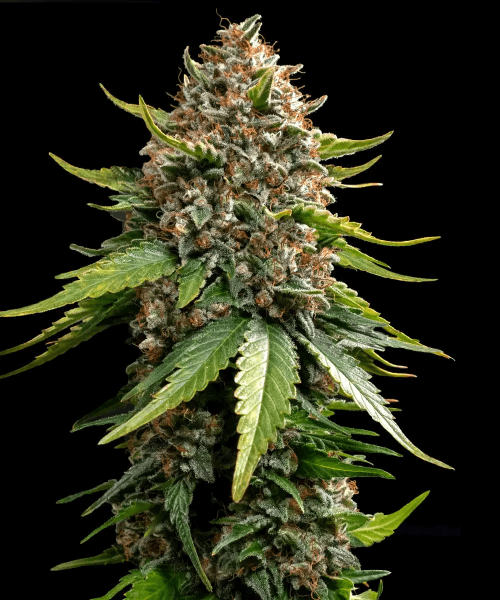
#> input picture scratch/free_white/alch_2.jpg, 1000 x 1200 px, found by its file name (shown at 1/2 size)
$ python compose_free_white.py
#> lines starting #> are read from the running program, lines starting #| are printed output that depends on the picture
import numpy as np
from PIL import Image

src_path = 'd:/cannaculture/scratch/free_white/alch_2.jpg'
img = Image.open(src_path).convert('RGB')
#> img is the input picture: PIL image 1000x1200 RGB; mean R, G, B 45.6, 47.4, 27.7
w, h = img.size
#> w = 1000; h = 1200

# Crop centered 1000x1000 square with breathing room for the tip of the cola
box = (0, 30, 1000, 1030)
cropped = img.crop(box)
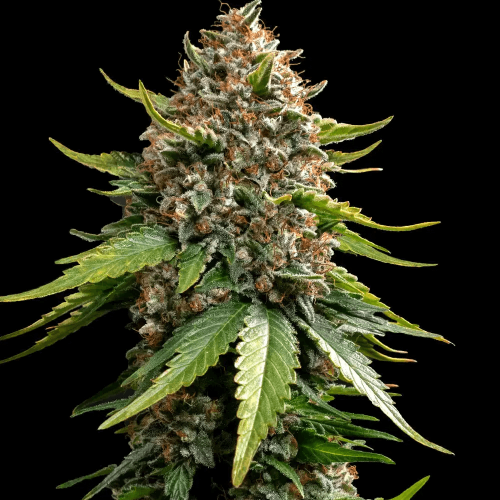
#> cropped: PIL image 1000x1000 RGB (shown at 1/2 size); mean R, G, B 48.7, 50.1, 30

# Resize to standard 800x800 px
final_800 = cropped.resize((800, 800), Image.Resampling.LANCZOS)
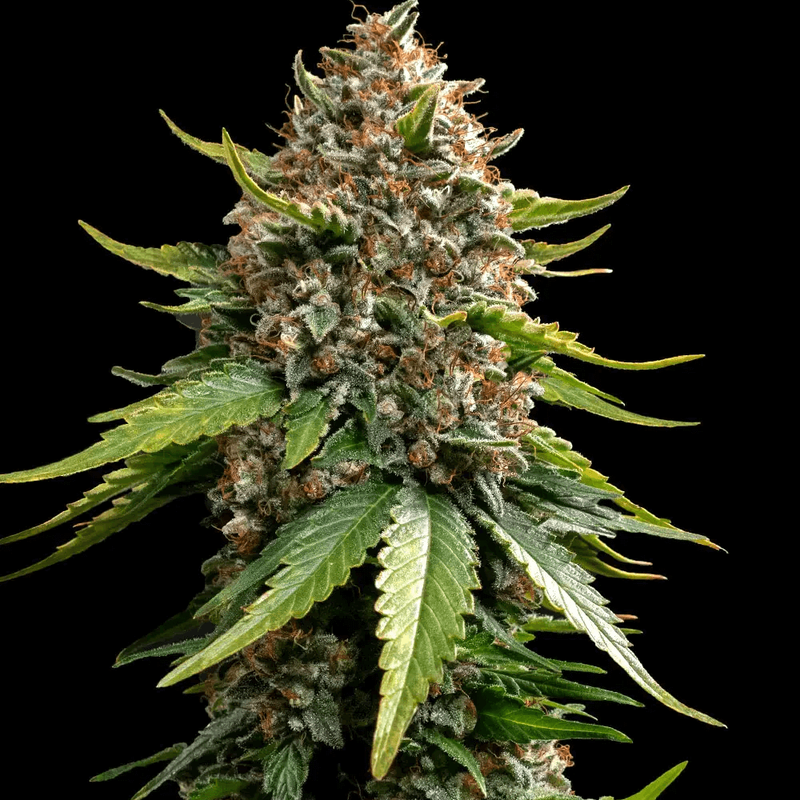
#> final_800: PIL image 800x800 RGB; mean R, G, B 48.7, 50.1, 30
arr = np.array(final_800, dtype=np.float32)

# Apply gentle 25px fade at bottom edge to perfectly melt into dark studio background
fade_len = 25
for y_idx in range(800 - fade_len, 800):
    progress = (800 - 1 - y_idx) / float(fade_len) # 1.0 down to 0.0
    arr[y_idx, :, :] *= progress
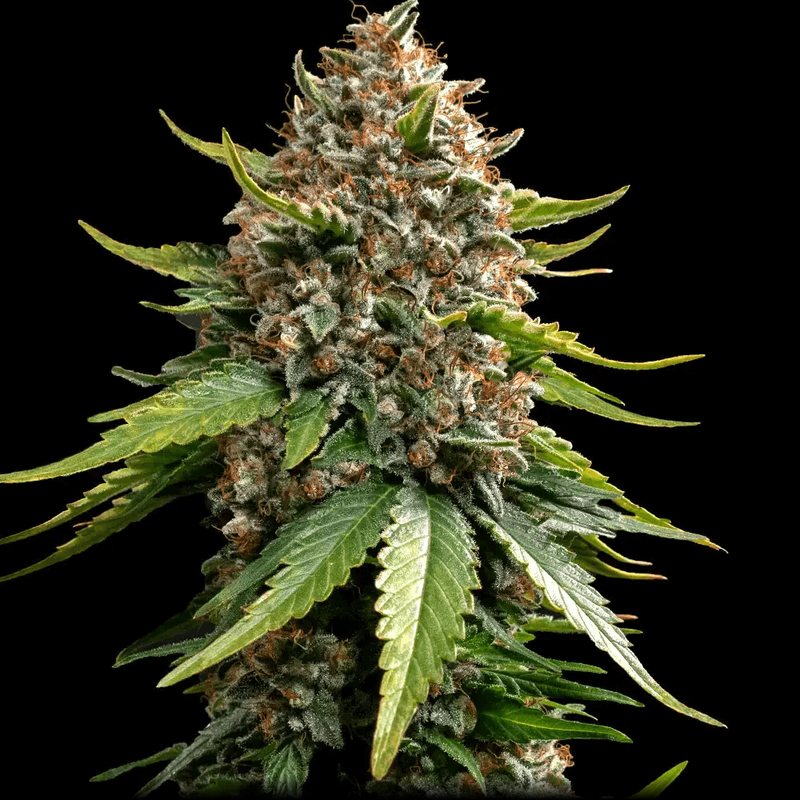
#> arr: shape (800, 800, 3) float32; mean R, G, B 48, 49.4, 29.6

final_img = Image.fromarray(np.clip(arr, 0, 255).astype(np.uint8))

out_primary = 'd:/cannaculture/img/soma-free-white-bud-hd.jpg'
out_secondary = 'd:/cannaculture/img/free-white-bud-hd.jpg'

final_img.save(out_primary, quality=95, optimize=True)
final_img.save(out_secondary, quality=95, optimize=True)

# Verification
arr_final = np.array(final_img)
corners = [
    arr_final[0:40, 0:40],
    arr_final[0:40, -40:],
    arr_final[-40:, 0:40],
    arr_final[-40:, -40:]
]
mean_lum = np.mean([np.mean(c) for c in corners])
#> mean_lum = 0
print("[OK] Free White HD image generated successfully:")
print(f"Primary output: {out_primary}")
print(f"Secondary output: {out_secondary}")
print(f"Dimensions: {final_img.size} px (1:1 aspect ratio)")
#| Dimensions: (800, 800) px (1:1 aspect ratio)
print(f"Corner luminosity: {mean_lum:.2f}/255")
#| Corner luminosity: 0.00/255
print(f"Bottom row mean: {np.mean(arr_final[-1, :]):.2f}/255")
#| Bottom row mean: 0.00/255
